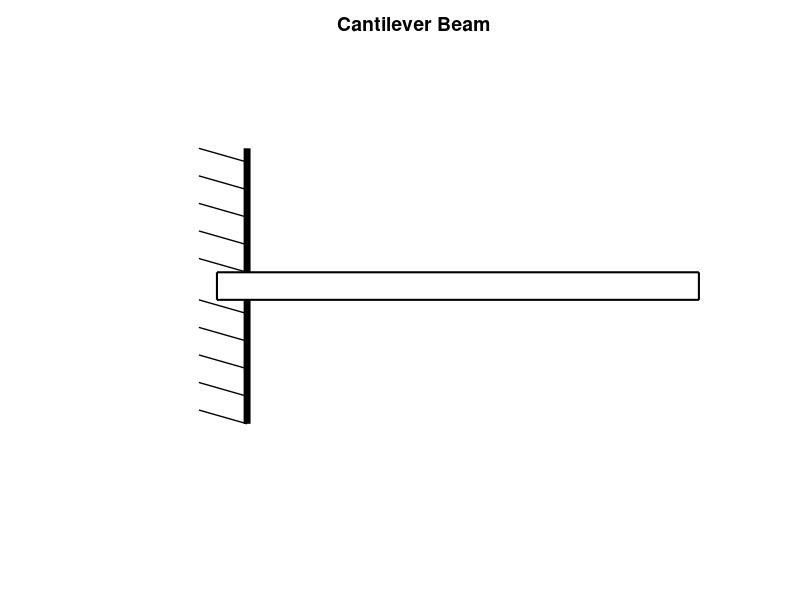

This chart was generated by the following MATLAB code: (Note: this script raises an error after producing the figure.)
%Generates image for level 5 cantilever beam problems
%Created by Stecia-Marie Fletcher for the continuation of the project ,'Intoducing e-learning
%environments to the Biomedical Engineering Programme', supervised by Dr. Pilar 
%Garcia Souto for the purposes of the module, Mechanics and Materials
%UCL Department: Medical Physics and Bioengineering
%Date: 17/09/14
%version 1.0

l=randi([15,20]);
Le=l*10;

%Plotting the beam

x1=0;
x2=Le+Le/15;

%Ploting a vertical line

a=plot([Le/15,Le/15],[-1,-0.1],'Color','black','linewidth',5);

hold on

plot([Le/15,Le/15],[1,0.1],'Color','black','linewidth',5);

%Plotting a beam

rectangle('Position',[x1,-0.1,x2,0.2],'LineWidth',1.5);

%Axis restrictions and title

axis([-Le/4 x2+10 -1.8 1.75]);

title('Cantilever Beam','FontSize',14, 'FontWeight','bold');

axis off

%Plotting the sloped lines indicating the rigidity of the vertical wall (in
%keeping with cantilever beams in notes)

for c=0.2:0.2:1
    plot([-Le/25,Le/15],[c,c-0.1],'Color','black','linewidth',1);
end

for d=-0.9:0.2:-0.1
    plot([-Le/25,Le/15],[d,d-0.1],'Color','black','linewidth',1);
end

%Plotting and labelling the reaction forces

arrow([Le/30,-1.3],[Le/30,-0.15],'LineWidth',2) %Reaction force at boundary

text(-2,-1.25,'R','Fontsize',14,'FontWeight','bold') %Label reaction force at boundary

rectangle('Position',[-Le/5,-0.15,Le/8,0.3],'Curvature',[1,1],'LineWidth',1.5); %Moment circle

arrow([-Le/9,-0.15],[-Le/9 + 1,-0.15],'LineWidth',2) %Moment arrow

text(-Le/6,0.3,'M','Fontsize',14,'FontWeight','bold') %Moment label

%Indicating the length of the beam on the plot

a1=Le/15; %Starting point of measured beam
a2=Le+Le/15; %End point of measured beam
%Measured beam does not include beam length to the left of the barrier

a3=a1+(a1+a2)/2; %Midpoint of measured beam

plot([a2,a2],[-0.1,-1.5],'Linestyle','--','linewidth',2,'Color','black');

arrow([a3,-1.5],[a1,-1.5],'LineWidth',2); %Draws l.h.s. of arrow
arrow([a3,-1.5],[a2,-1.5],'LineWidth',2); %Draws r.h.s. of arrow

L_in_m=Le/100; %length in meters

Length_label=strcat(num2str(L_in_m),'m');

a4=a1+(a1+a2)/3;

text(a4,-1.6,Length_label,'fontsize',14,'fontweight','bold');

%Indicating level

rectangle('Position',[Le-5*Le/20+5,1.5,Le/20,0.1],'Curvature',[1,1],'LineWidth',1.5,'FaceColor','y');
rectangle('Position',[Le-4*Le/20+5,1.5,Le/20,0.1],'Curvature',[1,1],'LineWidth',1.5,'FaceColor','y');
rectangle('Position',[Le-3*Le/20+5,1.5,Le/20,0.1],'Curvature',[1,1],'LineWidth',1.5,'FaceColor','y');
rectangle('Position',[Le-2*Le/20+5,1.5,Le/20,0.1],'Curvature',[1,1],'LineWidth',1.5,'FaceColor','y');
rectangle('Position',[Le-Le/20+5,1.5,Le/20,0.1],'Curvature',[1,1],'LineWidth',1.5,'FaceColor','y');

text(a3-5,1.55,'Level 5','fontsize',14,'fontweight','bold'); %Level 4 label

%Showing x direction

arrow([0,-1.75],[Le/5,-1.75],'linewidth',2);

text(Le/5+Le/40,-1.75,'x','Fontsize',14,'fontweight','bold');

%Indicating x=0 position

arrow([Le/15,1.3],[Le/15,1.05],'LineWidth',2) 

text(Le/15-Le/30,1.35,'x=0','Fontsize',12,'fontweight','bold');

%Plotting 1st distributed load

e1=randi([2,round(l/4)]);
E1=e1*10; 
yr=0.12;
hr=0.2;

Position_E1=a1+E1; %Position of ist end of distributed load

length_load=randi([4,round(l/4)]);
Length_Load=length_load*10;

Position_E2=Position_E1+Length_Load; %Position of second end of distributed load

rectangle('Position',[Position_E1,yr,Length_Load,hr],'LineWidth',2,'EdgeColor','r','FaceColor','g');

%Labelling distributed load

w=randi([15,50]);
W=w*10;
Weight_label=strcat(num2str(W),'N');

text(Position_E1+(Length_Load/3),0.2,Weight_label,'fontsize',12,'fontweight','bold');

%Plotting 2nd distributed load

e3=randi([e1+length_load+1,l-5]);
E3=e3*10;
yr2=0.12;
hr2=0.2;

Position_E3=a1+E3; %Position of 1st end of 2nd distributed load

% length_load_2=randi([4,round(l/4)]);
Length_Load_2=Le-E3;

Position_E4=Position_E3+Length_Load_2; %Position of 2nd end of 2nd distributed load

rectangle('Position',[Position_E3,yr2,Length_Load_2,hr2],'LineWidth',2,'EdgeColor','r','FaceColor','g');

%Labelling 2nd distributed load

w2=randi([15,50]);
W2=w2*10;
Weight_label_2=strcat(num2str(W2),'N');

text(Position_E3+(Length_Load_2)/3,0.2,Weight_label_2,'fontsize',12,'fontweight','bold');

%Indication of positions of the ends of the 1st distributed load w.r.t x=0

%For E1

b1=a1; %Starting point of measured position
b2=Position_E1; %End point of measured position

b3=(b1+b2)/2; %Midpoint

arrow([b3,-0.2],[b1,-0.2],'LineWidth',2); %Draws l.h.s. of arrow
arrow([b3,-0.2],[b2,-0.2],'LineWidth',2); %Draws r.h.s. of arrow

E1_in_m=E1/100; %Measured position of first end in m

E1_label=strcat(num2str(E1_in_m),'m');

b4=b1+(b1+b2)/4;

text(b4,-0.3,E1_label,'fontsize',14,'fontweight','bold');

%For E2

plot([Position_E2,Position_E2],[0.1,-0.5],'Linestyle','--','linewidth',2,'Color','black');

b1_2=a1; %Starting point of measured position
b2_2=Position_E2; %End point of measured position

b3_2=b1_2+(b1_2+b2_2)/2; %Midpoint 

arrow([b3_2,-0.5],[b1_2,-0.5],'LineWidth',2); %Draws l.h.s. of arrow
arrow([b3_2,-0.5],[b2_2,-0.5],'LineWidth',2); %Draws r.h.s. of arrow

E2_in_m=(E1+Length_Load)/100; %Measured position of second load in m 

E2_label=strcat(num2str(E2_in_m),'m');

b4_2=b1_2+(b1_2+b2_2)/3;

text(b4_2,-0.6,E2_label,'fontsize',14,'fontweight','bold');

%Indication of positions of ends of the 2nd distibuted load w.r.t. x=0

%For E3

plot([Position_E3,Position_E3],[0.1,-0.8],'Linestyle','--','linewidth',2,'Color','black');

d1=a1; %Starting point of measured position
d2=Position_E3; %End point of measured position

d3=(d1+d2)/3; %Midpoint

arrow([d3,-0.8],[d1,-0.8],'LineWidth',2); %Draws l.h.s. of arrow
arrow([d3,-0.8],[d2,-0.8],'LineWidth',2); %Draws r.h.s. of arrow

E3_in_m=E3/100; %Measured position of first end in m

E3_label=strcat(num2str(E3_in_m),'m');

d4=d1+(d1+d2)/4;

text(d4,-0.9,E3_label,'fontsize',14,'fontweight','bold');

%For E4

plot([Le/15,Le/15],[-1,-1.5],'Linestyle','--','linewidth',2,'Color','black');
plot([Position_E4,Position_E4],[0.1,-1.1],'Linestyle','--','linewidth',2,'Color','black');

d1_2=a1; %Starting point of measured position
d2_2=Position_E4; %End point of measured position

d3_2=(d1_2+d2_2)/2; %Midpoint 

E4_in_m=(E3+Length_Load_2)/100; %Measured position of second load in m 

% E4_label=strcat(num2str(E4_in_m),'m');
% 
% d4_2=d1_2+(d1_2+d2_2)/3;
% 
% text(d4_2,-1.2,E4_label,'fontsize',14,'fontweight','bold');

%Plotting point loads

%1st point load

arrow([Position_E1,0.8],[Position_E1,0.3],'LineWidth',2); %plots a point load at the start of the ist distributed load

%2nd point load

Position2=Position_E3+(Length_Load_2)/3; %2nd point load at midpoint of 2nd udl

arrow([Position2,0.8],[Position2,0.3],'LineWidth',2);

plot([Position2,Position2],[0.1,-1.1],'Linestyle','--','linewidth',2,'Color','black');

arrow([d3_2,-1.1],[d1_2,-1.1],'LineWidth',2); %Draws l.h.s. of arrow
arrow([b3_2,-1.1],[Position2,-1.1],'LineWidth',2); %Draws r.h.s. of arrow

P2_in_m=(Position2-a1)/100; %Measured position of second load in m 

P2_label=strcat(num2str(P2_in_m),'m');

d4_2=d1_2+(d1_2+d2_2)/3;

text(d4_2,-1.2,P2_label,'fontsize',14,'fontweight','bold');

%point load weights

w3=randi([10,20]);

w4=randi([10,20]);

W3=w3*10;

W4=w4*10;

W3_label=strcat(num2str(W3),'N');
W4_label=strcat(num2str(W4),'N');

text(Position_E1-Le/30,0.9,W3_label,'fontsize',14,'fontweight','bold');
text(Position2-Le/30,0.9,W4_label,'fontsize',14,'fontweight','bold');


%Plotting positions A, B, C, D, E and F

text(a1+1,0.2,'A','fontsize',14,'fontweight','bold');
text(b2-10,0.4,'B','fontsize',14,'fontweight','bold');
text(b2_2-5,0.4,'C','fontsize',14,'fontweight','bold');
text(d2,0.4,'D','fontsize',14,'fontweight','bold');
text(Position2+5,0.5,'E','fontsize',14,'fontweight','bold');
text(a2,0.4,'F','fontsize',14,'fontweight','bold');



imgname=strcat('level5a','.jpg');

saveas(a,imgname);

hold off

%Calculations

%Weight of beam

Wpl=15;

W_beam=Le*15;

%New Noatation

Pb=E1_in_m; 
Pc=E2_in_m;
Pd=E3_in_m;
Pe=P2_in_m;
L=L_in_m;

U1=W3; %1st point load
U2=W; %1st dist. load
U3=W4; %2nd point load
U4=W2; %2nd dist. load
U5=W_beam; %beam

%UDLs

UDL5=U5/L;
UDL2=U2/(Pc-Pb);
UDL4=U4/(l-Pd);

%Reactions
R=U1+U2+U3+U4+U5;

M=U1*Pb+U2*((Pc+Pb)/2)+U3*Pe+U4*((L+Pd)/2)+U5*(L/2);

%Shear Force (given just to the right of each point)

SFA=R;
SFB=R-U1-UDL5*Pb;
SFC=R-U1-U2-UDL5*Pc;
SFD=R-U1-U2-UDL5*Pd;
SFE=R-U1-U2-U3-UDL4*(Pe-Pd)-UDL5*Pe;
SFF=0;

%Plotting the SFD

SF=plot([0,Pb],[SFA,SFA-(SFA-SFB)/4],'Color','red','linewidth',3);

hold on

plot([Pb,Pb],[SFA-(SFA-SFB)/4,SFB],'Color','red','linewidth',3);
plot([Pb,Pc],[SFB,SFC],'Color','red','linewidth',3);
plot([Pc,Pd],[SFC,SFC-(SFC-SFD)/4],'Color','red','linewidth',3);
plot([Pd,Pe],[SFC-(SFC-SFD)/4,SFD],'Color','red','linewidth',3);
plot([Pe,Pe],[SFD,SFE],'Color','red','linewidth',3);
plot([Pe,L],[SFE,SFF],'Color','red','linewidth',3);

SFAB=SFA-(SFA-SFB)/4;
SFCD=SFC-(SFC-SFD)/4;

%Axes and titles

axis([0 L+0.1 0 R+R/5]);

title('Shear Force Diagram','FontSize',14, 'FontWeight','bold');

ylabel('Shear Force (N)','Fontsize',12,'FontWeight','bold');

xlabel('Displacement (m)','Fontsize',12,'FontWeight','bold');

hold off

shearforce=strcat('shearforce_level1','.jpg');

saveas(SF,shearforce);

%Bending moment

BMA=-M;
BMB=-M+R*Pb+UDL5*(Pb/2)*Pb;
BMC=-U3*(Pe-Pc)-U4*((L+Pd)/2-Pc)-UDL5*(L-Pc)*((L+Pc)/2-Pc);
BMD=-U3*(Pe-Pd)-U4*((L-Pd)/2)-UDL5*(((L-Pd)^2)/2);
BME=-UDL4*(((L-Pe)^2)/2)-UDL5*(((L-Pe)^2)/2);
BMF=0;

%Plotting the bending moment diagram

%1st segment

mab=(SFAB-SFA)/Pb;

%When y=SFA, x=0

cab=SFA;

xab=(0:0.01:Pb);

%When x=Pb, y=BMB;

aab=BMA;

yab=(mab.*((xab.^2)/2))+(cab.*xab)+aab;

BM=plot(xab,yab,'linewidth',3,'Color','red');

hold on

%2nd segment

mbc=(SFB-SFAB)/(Pc-Pb);

%When y=SFB, x=Pb

cbc=SFB-(mbc*Pb);

xbc=(Pb:0.01:Pc);

%When x=PC, y=BMC;

abc=BMC-(mbc*Pc^2/2+cbc*Pc);

ybc=mbc.*(xbc.^2)/2+cbc.*xbc+abc;

plot(xbc,ybc,'linewidth',3,'Color','red');

%3rd segment

mcd=(SFCD-SFC)/(Pd-Pc);

%When y=SFC, x=Pc

ccd=SFC-(mcd*Pc);

xcd=(Pc:0.01:Pd);

%When x=Pc, y=BMC;

acd=BMC-(mcd*Pc^2/2+ccd*Pc);

ycd=mcd.*(xcd.^2)/2+ccd.*xcd+acd;

plot(xcd,ycd,'linewidth',3,'Color','red');

%4th segment

mde=(SFE-SFD)/(Pd-Pc);

%When y=SFE, x=Pe

cde=SFE-(mde*Pe);

xde=(Pd:0.01:Pe);

%When x=Pe, y=BME;

ade=BME-(mde*Pe^2/2+cde*Pe);

yde=mde.*(xde.^2)/2+cde.*xde+ade;

plot(xde,yde,'linewidth',3,'Color','red');

%5th segment

mef=(SFE-SFD)/(L-Pe);

%When y=SFF, x=L

cef=SFF-(mef*L);

xef=(Pe:0.01:L);

%When x=L, y=0;

aef=0-(mef*L^2/2+cef*L);

yef=mef.*(xef.^2)/2+cef.*xef+aef;

plot(xef,yef,'linewidth',3,'Color','red');

%Axes and titles

axis([0 L_in_m+0.1 -M 0]);

title('Bending Moment Diagram','FontSize',14, 'FontWeight','bold');

ylabel('Bending Moment (N.m)','Fontsize',12,'FontWeight','bold');

xlabel('Displacement (m)','Fontsize',12,'FontWeight','bold');

hold off

bendingmoment=strcat('bendingmoment_level1','.jpg');

saveas(BM,bendingmoment);

%Maximum BM

MaxBM=-M;
positionMax=0;

% 
% BMA=-M;
% BMB=-(abs(M-R*E1_in_m));
% BMC=0;
% BMD=0;
% 
% BM=plot([0,E1_in_m],[-M,BMB],'linewidth',3,'Color','red');
% 
% hold on
% 
% plot([E2_in_m,L_in_m],[0,0],'linewidth',3,'Color','red');
% 
% m=(SFC-SFB)/(E2_in_m-E1_in_m);
% C=-1*(m*E2_in_m);
% 
% X=(E1_in_m:0.01:E2_in_m);
% 
% %When x=E1, y=BMB
% A=BMB-(m*E1_in_m^2/2+C*E1_in_m);
% 
% Y=m.*(X.^2)/2 + C.*X +A;
% 
% plot(X,Y,'linewidth',3,'Color','red');
% 
% %Axes and titles
% 
% axis([0 L_in_m+0.1 -M-M/5 M/5]);
% 
% title('Bending Moment Diagram','FontSize',14, 'FontWeight','bold');
% 
% ylabel('Bending Moment (N.m)','Fontsize',12,'FontWeight','bold');
% 
% xlabel('Displacement (m)','Fontsize',12,'FontWeight','bold');
% 
% bendingmoment=strcat('bendingmoment_level1','.jpg');
% 
% saveas(BM,bendingmoment);
% 
% hold off


% %Plotting the SFD
% 
% R=W;
% 
% %By taking moments about A
% 
% M=(E1_in_m+E2_in_m)*W/2;
% 
% SFA=R;
% SFB=R;
% SFC=0;
% SFD=0;
% 
% SF=plot([0,0],[0,R],'linewidth',4,'Color','red');
% 
% hold on
% 
% plot([0,E1_in_m],[R,R],'linewidth',3,'Color','red');
% plot([E1_in_m,E2_in_m],[R,0],'linewidth',3,'Color','red');
% plot([E2_in_m,L_in_m],[0,0],'linewidth',3,'Color','red');
% 
% %Axes and titles
% 
% axis([0 L_in_m+0.1 0 R+R/5]);
% 
% title('Shear Force Diagram','FontSize',14, 'FontWeight','bold');
% 
% ylabel('Shear Force (N)','Fontsize',12,'FontWeight','bold');
% 
% xlabel('Displacement (m)','Fontsize',12,'FontWeight','bold');
% 
% shearforce=strcat('shearforce_level1','.jpg');
% 
% saveas(SF,shearforce);
% 
% hold off
% 
% %Plotting the bending moment diagram
% 
% BMA=-M;
% BMB=-(abs(M-R*E1_in_m));
% BMC=0;
% BMD=0;
% 
% BM=plot([0,E1_in_m],[-M,BMB],'linewidth',3,'Color','red');
% 
% hold on
% 
% plot([E2_in_m,L_in_m],[0,0],'linewidth',3,'Color','red');
% 
% m=(SFC-SFB)/(E2_in_m-E1_in_m);
% C=-1*(m*E2_in_m);
% 
% X=(E1_in_m:0.01:E2_in_m);
% 
% %When x=E1, y=BMB
% A=BMB-(m*E1_in_m^2/2+C*E1_in_m);
% 
% Y=m.*(X.^2)/2 + C.*X +A;
% 
% plot(X,Y,'linewidth',3,'Color','red');
% 
% %Axes and titles
% 
% axis([0 L_in_m+0.1 -M-M/5 M/5]);
% 
% title('Bending Moment Diagram','FontSize',14, 'FontWeight','bold');
% 
% ylabel('Bending Moment (N.m)','Fontsize',12,'FontWeight','bold');
% 
% xlabel('Displacement (m)','Fontsize',12,'FontWeight','bold');
% 
% bendingmoment=strcat('bendingmoment_level1','.jpg');
% 
% saveas(BM,bendingmoment);
% 
% hold off
